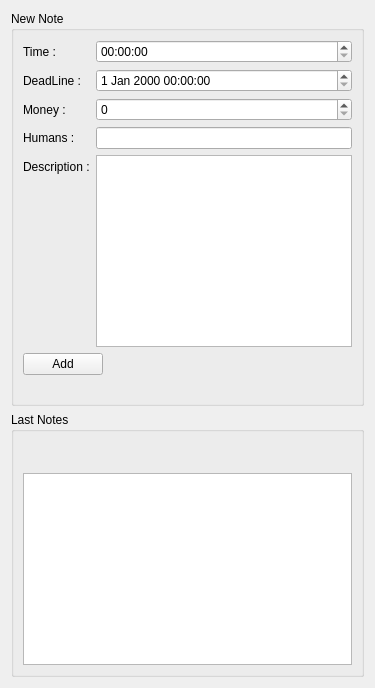
      <widget class="QWidget" name="tab_6">
       <attribute name="title">
        <string>Notes</string>
       </attribute>
       <layout class="QVBoxLayout" name="verticalLayout_2">
        <item>
         <widget class="QGroupBox" name="groupBox_8">
          <property name="title">
           <string>New Note</string>
          </property>
          <layout class="QFormLayout" name="formLayout_4">
           <item row="0" column="0">
            <widget class="QLabel" name="label_21">
             <property name="text">
              <string>Time :</string>
             </property>
            </widget>
           </item>
           <item row="0" column="1">
            <widget class="QTimeEdit" name="timeEdit_13"/>
           </item>
           <item row="1" column="0">
            <widget class="QLabel" name="label_22">
             <property name="text">
              <string>DeadLine :</string>
             </property>
            </widget>
           </item>
           <item row="1" column="1">
            <widget class="QDateTimeEdit" name="dateTimeEdit"/>
           </item>
           <item row="2" column="0">
            <widget class="QLabel" name="label_23">
             <property name="text">
              <string>Money :</string>
             </property>
            </widget>
           </item>
           <item row="2" column="1">
            <widget class="QSpinBox" name="spinBox_4"/>
           </item>
           <item row="3" column="0">
            <widget class="QLabel" name="label_24">
             <property name="text">
              <string>Humans :</string>
             </property>
            </widget>
           </item>
           <item row="3" column="1">
            <widget class="QLineEdit" name="lineEdit"/>
           </item>
           <item row="4" column="0">
            <widget class="QLabel" name="label_25">
             <property name="text">
              <string>Description :</string>
             </property>
            </widget>
           </item>
           <item row="6" column="0">
            <spacer name="verticalSpacer_4">
             <property name="orientation">
              <enum>Qt::Vertical</enum>
             </property>
             <property name="sizeHint" stdset="0">
              <size>
               <width>20</width>
               <height>13</height>
              </size>
             </property>
            </spacer>
           </item>
           <item row="4" column="1">
            <widget class="QPlainTextEdit" name="plainTextEdit_2"/>
           </item>
           <item row="5" column="0" colspan="2">
            <widget class="QPushButton" name="pushButton_2">
             <property name="maximumSize">
              <size>
               <width>80</width>
               <height>16777215</height>
              </size>
             </property>
             <property name="text">
              <string>Add</string>
             </property>
             <property name="icon">
              <iconset resource="res.qrc">
               <normaloff>:/newContact</normaloff>:/newContact</iconset>
             </property>
            </widget>
           </item>
          </layout>
         </widget>
        </item>
        <item>
         <widget class="QGroupBox" name="groupBox_9">
          <property name="title">
           <string>Last Notes</string>
          </property>
          <layout class="QVBoxLayout" name="verticalLayout_8">
           <item>
            <spacer name="verticalSpacer">
             <property name="orientation">
              <enum>Qt::Vertical</enum>
             </property>
             <property name="sizeHint" stdset="0">
              <size>
               <width>20</width>
               <height>32</height>
              </size>
             </property>
            </spacer>
           </item>
           <item>
            <widget class="QListWidget" name="listWidget"/>
           </item>
          </layout>
         </widget>
        </item>
       </layout>
      </widget>
